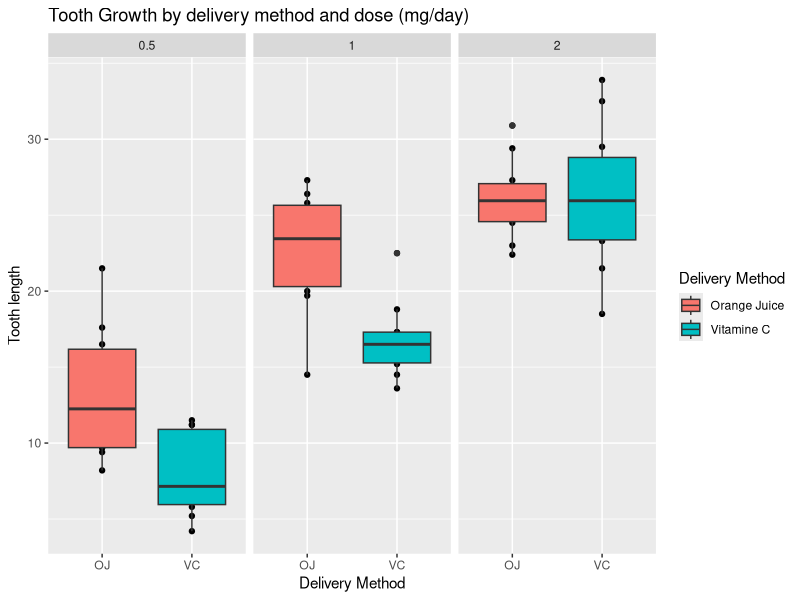

This figure's R source:
## ---- chunk 1
data("ToothGrowth")
head(ToothGrowth)
nrow(ToothGrowth)
## ---- chunk 2
levels(ToothGrowth$supp)
## ---- chunk 3
levels(as.factor(ToothGrowth$dose))
## ---- chunk 4
library(ggplot2)

qplot(supp,len,data=ToothGrowth, facets=~dose, 
      main="Tooth Growth by delivery method and dose (mg/day)",
      xlab="Delivery Method", ylab="Tooth length")+
        facet_grid(~dose, labeller = "label_value")+ 
        geom_boxplot(aes(fill = supp)) + 
        scale_fill_discrete(name = "Delivery Method",
                            breaks = c("OJ","VC"),
                            labels = c("Orange Juice", "Vitamine C"))
## ---- chunk 5
library(dplyr)
library(xtable)
options(xtable.comment = FALSE)
## ---- chunk 6
df <- aggregate(len~supp + dose, data = ToothGrowth, 
          FUN = function(x)c(mn = mean(x), sd = sd(x)))
## ---- chunk 7
xt <- xtable(do.call(data.frame, c(df, check.names = FALSE)))
print(xt, type = "latex")
## ---- chunk 8
a <- subset(ToothGrowth, supp == "OJ" & dose == 0.5)$len
b <- subset(ToothGrowth, supp == "VC" & dose == 0.5)$len
t.test(a,b)$conf.int
## ---- chunk 9
t.test(subset(ToothGrowth, supp == "OJ" & dose == 1)$len, 
       subset(ToothGrowth, supp == "VC" & dose == 1)$len)$conf.int

a1 <- subset(ToothGrowth, supp == "OJ" & dose == 2)$len
b1 <- subset(ToothGrowth, supp == "VC" & dose == 2)$len
t.test(a1, b1)$conf.int
## ---- chunk 10
power.t.test(n = 10, delta = mean(a) - mean(b),
             sd = sqrt((var(a)+var(b))/2), alternative = "one.sided", type = "two.sample")$power
power.t.test(n = 10, delta = mean(a1) - mean(b1),
             sd = sqrt((var(a1)+var(b1))/2), alternative = "one.sided", type = "two.sample")$power
